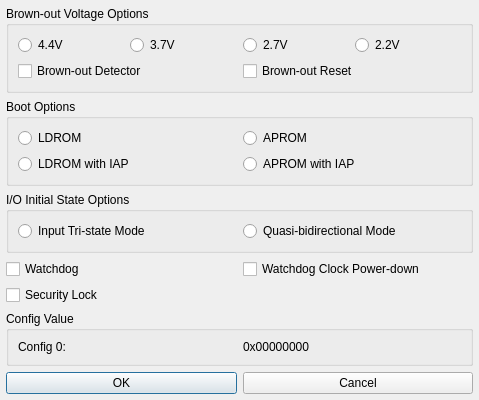
<?xml version="1.0" encoding="UTF-8"?>
<ui version="4.0">
 <class>Dialog</class>
 <widget class="QDialog" name="Dialog">
  <property name="geometry">
   <rect>
    <x>0</x>
    <y>0</y>
    <width>479</width>
    <height>369</height>
   </rect>
  </property>
  <layout class="QGridLayout" name="outer_layout">
   <property name="leftMargin">
    <number>6</number>
   </property>
   <property name="topMargin">
    <number>6</number>
   </property>
   <property name="rightMargin">
    <number>6</number>
   </property>
   <property name="bottomMargin">
    <number>6</number>
   </property>
   <property name="spacing">
    <number>6</number>
   </property>
   <item row="0" column="2" colspan="2">
    <widget class="QGroupBox" name="IDC_GROUP_BROWN_OUT_VOLTAGE">
     <property name="title">
      <string>Brown-out Voltage Options</string>
     </property>
     <layout class="QGridLayout" name="layout_IDC_GROUP_BROWN_OUT_VOLTAGE" columnstretch="1,1,1,1,0">
      <item row="0" column="0">
       <widget class="QRadioButton" name="IDC_RADIO_BOV_0">
        <property name="text">
         <string>4.4V</string>
        </property>
       </widget>
      </item>
      <item row="0" column="1" colspan="2">
       <widget class="QRadioButton" name="IDC_RADIO_BOV_1">
        <property name="text">
         <string>3.7V</string>
        </property>
       </widget>
      </item>
      <item row="0" column="2">
       <widget class="QRadioButton" name="IDC_RADIO_BOV_2">
        <property name="text">
         <string>2.7V</string>
        </property>
       </widget>
      </item>
      <item row="0" column="3" colspan="2">
       <widget class="QRadioButton" name="IDC_RADIO_BOV_3">
        <property name="text">
         <string>2.2V</string>
        </property>
       </widget>
      </item>
      <item row="1" column="0" colspan="3">
       <widget class="QCheckBox" name="IDC_CHECK_BROWN_OUT_DETECT">
        <property name="text">
         <string>Brown-out Detector</string>
        </property>
       </widget>
      </item>
      <item row="1" column="2" colspan="3">
       <widget class="QCheckBox" name="IDC_CHECK_BROWN_OUT_RESET">
        <property name="text">
         <string>Brown-out Reset</string>
        </property>
       </widget>
      </item>
     </layout>
    </widget>
   </item>
   <item row="5" column="2" colspan="2">
    <widget class="QGroupBox" name="IDC_GROUP_CONFIG_VALUE">
     <property name="title">
      <string>Config Value</string>
     </property>
     <layout class="QHBoxLayout" name="layout_IDC_GROUP_CONFIG_VALUE">
      <item>
       <widget class="QLabel" name="IDC_STATIC_CONFIG_0">
        <property name="text">
         <string>Config 0:</string>
        </property>
       </widget>
      </item>
      <item>
       <widget class="QLabel" name="IDC_STATIC_CONFIG_VALUE_0">
        <property name="text">
         <string>0x00000000</string>
        </property>
       </widget>
      </item>
     </layout>
    </widget>
   </item>
   <item row="2" column="2" colspan="2">
    <widget class="QGroupBox" name="IDC_GROUP_IO_STATE">
     <property name="title">
      <string>I/O Initial State Options</string>
     </property>
     <layout class="QHBoxLayout" name="layout_IDC_GROUP_IO_STATE">
      <item>
       <widget class="QRadioButton" name="IDC_RADIO_IO_TRI">
        <property name="text">
         <string>Input Tri-state Mode</string>
        </property>
       </widget>
      </item>
      <item>
       <widget class="QRadioButton" name="IDC_RADIO_IO_BI">
        <property name="text">
         <string>Quasi-bidirectional Mode</string>
        </property>
       </widget>
      </item>
     </layout>
    </widget>
   </item>
   <item row="3" column="2">
    <widget class="QCheckBox" name="IDC_CHECK_WDT_ENABLE">
     <property name="text">
      <string>Watchdog</string>
     </property>
    </widget>
   </item>
   <item row="4" column="2">
    <widget class="QCheckBox" name="IDC_CHECK_SECURITY_LOCK">
     <property name="text">
      <string>Security Lock</string>
     </property>
    </widget>
   </item>
   <item row="3" column="3">
    <widget class="QCheckBox" name="IDC_CHECK_WDT_POWER_DOWN">
     <property name="text">
      <string>Watchdog Clock Power-down</string>
     </property>
    </widget>
   </item>
   <item row="6" column="2">
    <widget class="QPushButton" name="IDOK">
     <property name="text">
      <string>OK</string>
     </property>
    </widget>
   </item>
   <item row="6" column="3">
    <widget class="QPushButton" name="IDCANCEL">
     <property name="text">
      <string>Cancel</string>
     </property>
    </widget>
   </item>
   <item row="1" column="2" colspan="2">
    <widget class="QGroupBox" name="IDC_GROUP_BOOT_SELECT">
     <property name="title">
      <string>Boot Options</string>
     </property>
     <layout class="QGridLayout" name="gridLayout">
      <item row="0" column="0">
       <widget class="QRadioButton" name="IDC_RADIO_BS_LDROM">
        <property name="text">
         <string>LDROM</string>
        </property>
       </widget>
      </item>
      <item row="0" column="1">
       <widget class="QRadioButton" name="IDC_RADIO_BS_APROM">
        <property name="text">
         <string>APROM</string>
        </property>
       </widget>
      </item>
      <item row="1" column="0">
       <widget class="QRadioButton" name="IDC_RADIO_BS_LDROM_APROM">
        <property name="text">
         <string>LDROM with IAP</string>
        </property>
       </widget>
      </item>
      <item row="1" column="1">
       <widget class="QRadioButton" name="IDC_RADIO_BS_APROM_LDROM">
        <property name="text">
         <string>APROM with IAP</string>
        </property>
       </widget>
      </item>
     </layout>
    </widget>
   </item>
  </layout>
 </widget>
 <resources/>
 <connections/>
</ui>
